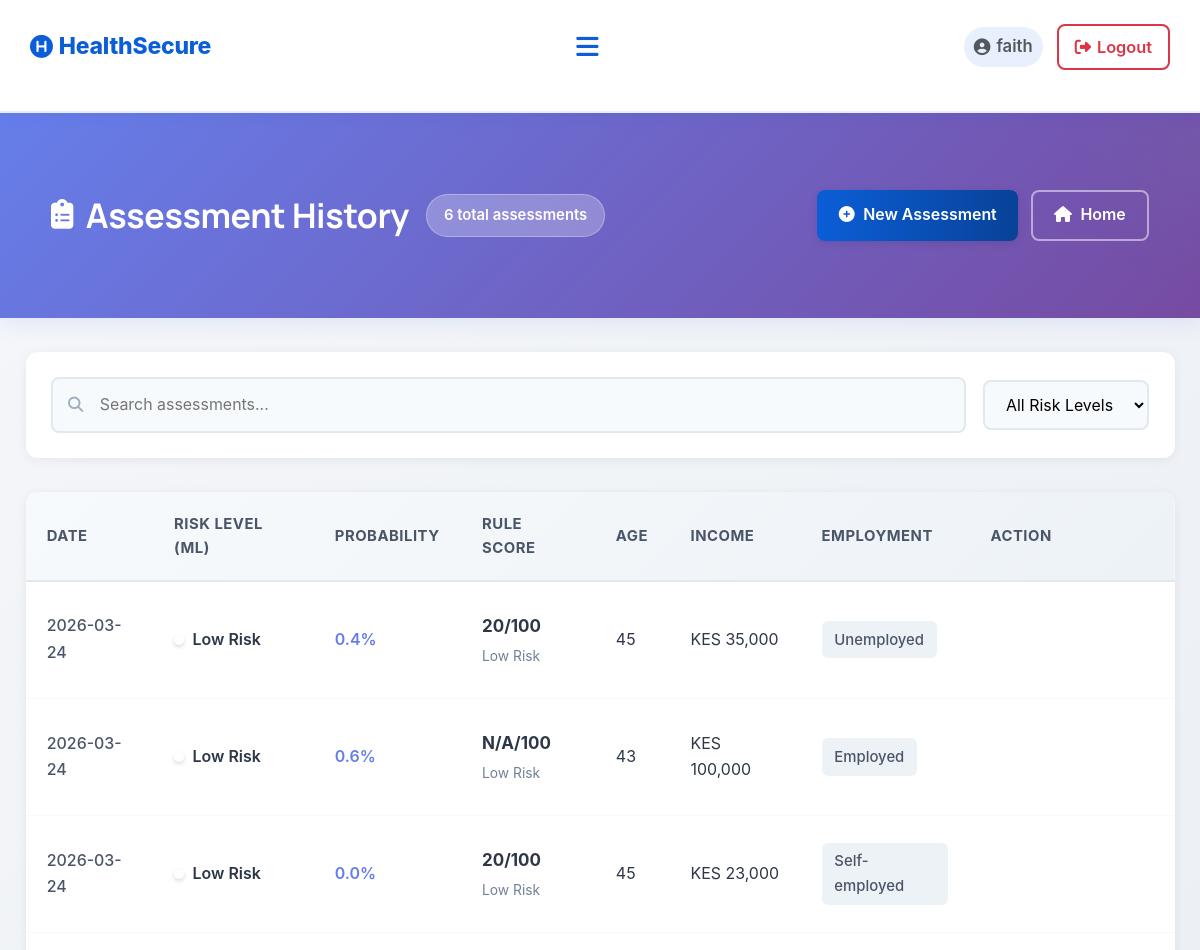
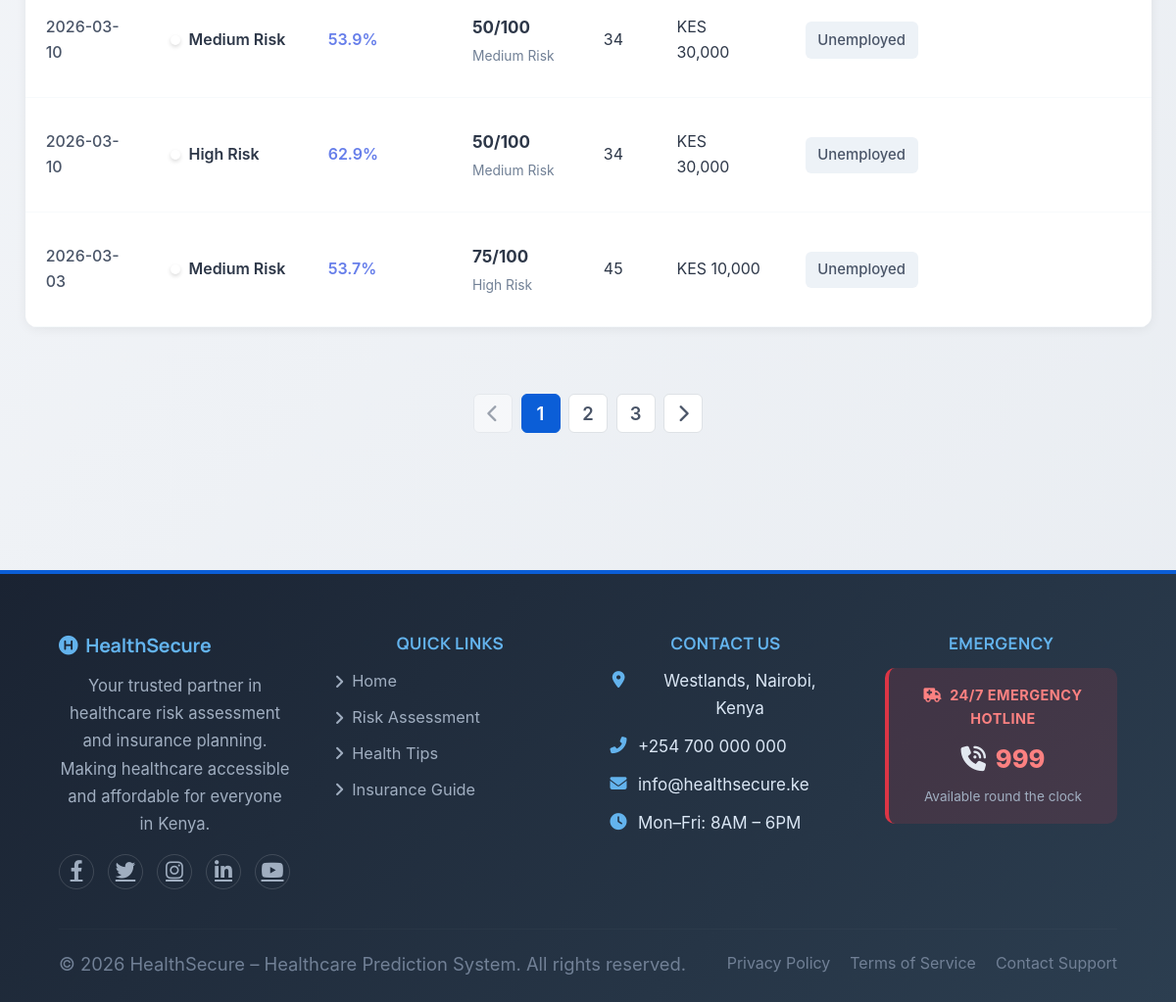
Screenshot of /history (signed in) with the database file from the repository (2 pictures, top to bottom).
### tables this page shows
CREATE TABLE assessments (
            id INTEGER PRIMARY KEY AUTOINCREMENT,
            user_id INTEGER NOT NULL,
            age INTEGER,
            gender TEXT,
            marital_status TEXT,
            employment_status TEXT,
            income REAL,
            children INTEGER,
            education_level TEXT,
            residence_type TEXT,
            chronic_illness TEXT,
            family_size INTEGER,
            healthcare_knowledge TEXT,
            hospital_visit_gap REAL,
            routine_checkups INTEGER,
            cancer_screening INTEGER,
            dental_checkup INTEGER,
            mental_health_support INTEGER,
            risk_level TEXT,
            probability REAL,
            created_at TIMESTAMP DEFAULT CURRENT_TIMESTAMP, rule_based_score INTEGER DEFAULT 0, rule_based_category TEXT DEFAULT "Unknown",
            FOREIGN KEY (user_id) REFERENCES users (id)
        );

### app.py (the view)
@app.route('/history')
def history():
    if not session.get('logged_in'):
        flash('Please log in to view your history.', 'warning')
        return redirect(url_for('login'))
    conn = get_db_connection()
    assessments = conn.execute(
        'SELECT * FROM assessments WHERE user_id = ? ORDER BY created_at DESC LIMIT 20',
        (session.get('user_id'),)
    ).fetchall()
    conn.close()
    return render_template('history.html',
                          assessments=assessments,
                          username=session.get('username'))

### app.py (called while the page is built)
@app.context_processor
def inject_assessment_results():
    return {
        'has_results': session.get('assessment_result') is not None,
        'assessment_result': session.get('assessment_result'),
        'assessment_user_data': session.get('user_data')
    }

def get_db_connection():
    conn = sqlite3.connect(DATABASE)
    conn.row_factory = sqlite3.Row
    return conn

### templates/history.html (shortened to what this page needs)
{% extends "base.html" %}
{% block extra_css %}
<link rel="stylesheet" href="{{ url_for('static', filename='css/history.css') }}">
{% endblock %}
{% block content %}
    <div class="history-page-header">
        <div class="history-page-container">
            <div class="header-content">
                <div class="header-left">
                    <h1 class="page-title">
                        <i class="fas fa-clipboard-list"></i>
                        Assessment History
                    </h1>
                    {% if assessments %}
                    <span class="total-badge">{{ assessments|length }} total assessment{{ 's' if assessments|length != 1 else '' }}</span>
                    {% endif %}
                </div>
                <div class="header-actions">
                    <a href="{{ url_for('assess') }}" class="btn-modern btn-primary">
                        <i class="fas fa-plus-circle"></i> New Assessment
                    </a>
                    <a href="{{ url_for('index') }}" class="btn-modern btn-outline">
                        <i class="fas fa-home"></i> Home
                    </a>
                </div>
            </div>
        </div>
    </div>
    <div class="history-page-container">
        {% if assessments %}
        <div class="filter-bar">
            <div class="search-box">
                <i class="fas fa-search"></i>
                <input type="text" id="searchInput" placeholder="Search assessments..." aria-label="Search assessments">
            </div>
            <div class="filter-controls">
                <select class="filter-select" id="riskFilter" aria-label="Filter by risk level">
                    <option value="">All Risk Levels</option>
                </select>
            </div>
        </div>
        <div class="table-container desktop-only">
            <table class="modern-table">
                <thead>
                    <tr>
                        <th>Date</th>
                        <th>Risk Level (ML)</th>
                        <th>Probability</th>
                        <th>Rule Score</th>
                        <th>Age</th>
                        <th>Income</th>
                        <th>Employment</th>
                        <th>Action</th>
                    </tr>
                </thead>
                <tbody>
                    {% for assessment in assessments %}
                    <tr class="table-row" data-risk="{{ assessment['risk_level'].lower().replace(' ', '-').replace('risk', '').strip() }}">
                        <td data-label="Date">
                            <span class="date-text">{{ assessment['created_at'][:10] }}</span>
                        </td>
                        <td data-label="Risk Level">
                            <div class="risk-indicator">
                                <span class="risk-dot risk-dot-{{ assessment['risk_level'].lower().replace(' ', '-').replace('risk', '').strip() }}"></span>
                                <span class="risk-label">{{ assessment['risk_level'] }}</span>
                            </div>
                        </td>
                        <td data-label="Probability">
                            <span class="probability-text">{{ "%.1f"|format(assessment['probability']) }}%</span>
                        </td>
                        <td data-label="Rule Score">
                            <div class="rule-score-cell">
                                <strong class="score-value">{{ assessment['rule_based_score'] or 'N/A' }}/100</strong>
                                <small class="score-category">{{ assessment['rule_based_category'] or 'N/A' }}</small>
                            </div>
                        </td>
                        <td data-label="Age">{{ assessment['age'] }}</td>
                        <td data-label="Income">KES {{ "{:,.0f}".format(assessment['income']) }}</td>
                        <td data-label="Employment">
                            <span class="employment-badge">{{ assessment['employment_status'] }}</span>
                        </td>
                        <td data-label="Action">
                            <a href="{{ url_for('view_assessment_result', assessment_id=assessment['id']) }}" class="btn-modern btn-outline">
                                <i class="fas fa-eye"></i> View Results
                            </a>
                        </td>
                    </tr>
                    {% endfor %}
                </tbody>
            </table>
        </div>
        <div class="pagination-container">
            <button class="pagination-btn" disabled>
                <i class="fas fa-chevron-left"></i>
            </button>
            <button class="pagination-btn active">1</button>
            <button class="pagination-btn">2</button>
            <button class="pagination-btn">3</button>
            <button class="pagination-btn">
                <i class="fas fa-chevron-right"></i>
            </button>
        </div>
        {% endif %}
    </div>
{% endblock %}

### static/css/base.css (style rules this page uses)
:root { --bg: #f6f9fc; --surface: #ffffff; --primary: #0b5ed7; --primary-dark: #084298; --primary-light: #e8f0fd; --accent: #28a745; --accent-light: #d4edda; --muted: #52585e; --text: #1a2332; --soft: #eef2f6; --glass: rgba(255,255,255,0.75); --card-shadow: 0 10px 30px rgba(2,12,27,0.08); --card-shadow-hover: 0 18px 36px rgba(2,12,27,0.13); --radius: 14px; --transition: all 0.25s ease; --font-display: "Manrope", "Segoe UI", sans-serif; --font-body: "Source Sans 3", "Segoe UI", sans-serif; --section-space: clamp(2.2rem, 4vw, 3.6rem); --fs-body: clamp(1rem, 0.96rem + 0.2vw, 1.08rem); --fs-small: clamp(0.95rem, 0.9rem + 0.15vw, 1rem); }
* { margin: 0; padding: 0; box-sizing: border-box; font-family: var(--font-body); }
html { font-size: 17px; overflow-x: hidden; width: 100%; }
body { background: linear-gradient(180deg, #d9e2ef 0%, #eff5fb 58%, #f8fbff 100%); color: var(--text); -webkit-font-smoothing: antialiased; -moz-osx-font-smoothing: grayscale; position: relative; min-height: 100vh; width: 100%; max-width: 100vw; overflow-x: hidden; font-size: var(--fs-body); line-height: 1.65; }
h1, h2, h3, h4, h5 { font-family: var(--font-display); letter-spacing: -0.01em; line-height: 1.3; }
p, li, label, input, select, textarea, .btn, .form-hint, .text-muted { font-size: var(--fs-body); }
body::before { content: ""; position: absolute; top: -7%; right: -7%; width: min(420px, 50vw); height: min(420px, 50vw); max-width: 100%; background: radial-gradient(circle at 30% 30%, rgba(4, 30, 68, 0.06), transparent 30%), radial-gradient(circle at 80% 70%, rgba(123,211,137,0.04), transparent 30%); pointer-events: none; z-index: 0; }
.btn-primary, .btn-success { background: linear-gradient(90deg, var(--primary), var(--primary-dark)) !important; border: none !important; color: #ffffff !important; box-shadow: 0 4px 16px rgba(11,94,215,0.20); font-weight: 600; }
.btn-outline { border: 2px solid #ffffff; color: #ffffff; background: rgba(255, 255, 255, 0.1); }
.page-title { text-align: center; margin: 2.5rem 0; color: #0d0d0e; font-size: 28px; }
h1, h2, h3, p { word-wrap: break-word; }

### static/css/style.css (style rules this page uses)
:root { --bg: #f6f9fc; --surface: #ffffff; --primary: #0b5ed7; --primary-dark: #084298; --primary-light: #e8f0fd; --accent: #28a745; --muted: #52585e; --text: #1a2332; --soft: #eef2f6; --glass: rgba(255,255,255,0.75); --card-shadow: 0 8px 30px rgba(2,12,27,0.08); --radius: 12px; --transition: all 0.25s ease; }
* { margin: 0; padding: 0; box-sizing: border-box; font-family: "Inter", "Segoe UI", system-ui, sans-serif; }
html, body { overflow-x: hidden; max-width: 100%; }
body { background: linear-gradient(180deg, #ced8e7 0%, #eef6fb 100%); color: var(--text); -webkit-font-smoothing: antialiased; -moz-osx-font-smoothing: grayscale; position: relative; min-height: 100vh; width: 100%; }
body::before { content: ""; position: fixed; top: -7%; right: -7%; width: 420px; height: 420px; background: radial-gradient(circle at 30% 30%, rgba(4, 30, 68, 0.06), transparent 30%), radial-gradient(circle at 80% 70%, rgba(123,211,137,0.04), transparent 30%); pointer-events: none; z-index: 0; }
.btn-primary, .btn-success { background: linear-gradient(90deg, var(--primary), var(--primary-dark)) !important; border: none !important; color: #ffffff !important; box-shadow: 0 4px 16px rgba(11,94,215,0.20); font-weight: 600; }
.page-title { text-align: center; margin: 2.5rem 0; color: #0d0d0e; font-size: 28px; }
.btn-primary { background: var(--secondary); color: white; }
.btn-outline { border: 2px solid #ffffff; color: #ffffff; background: rgba(255, 255, 255, 0.1); }

### rows the page displays
assessments: created_at "2026-03-24", risk_level "Low Risk", probability "0.4", rule_based_score "20", rule_based_category "Low Risk", age "45", income "35,000", employment_status "Unemployed"
assessments: created_at "2026-03-24", risk_level "Low Risk", probability "0.6", rule_based_score "N/A", rule_based_category "Low Risk", age "43", income "100,000", employment_status "Employed"
assessments: created_at "2026-03-24", risk_level "Low Risk", probability "0.0", rule_based_score "20", rule_based_category "Low Risk", age "45", income "23,000", employment_status "Self-employed"
assessments: created_at "2026-03-10", risk_level "Medium Risk", probability "53.9", rule_based_score "50", rule_based_category "Medium Risk", age "34", income "30,000", employment_status "Unemployed"
assessments: created_at "2026-03-10", risk_level "High Risk", probability "62.9", rule_based_score "50", rule_based_category "Medium Risk", age "34", income "30,000", employment_status "Unemployed"
assessments: created_at "2026-03-03", risk_level "Medium Risk", probability "53.7", rule_based_score "75", rule_based_category "High Risk", age "45", income "10,000", employment_status "Unemployed"

### other values shown
{{ session.username }} "faith"
{{ assessments|length }} "6"
{{ 's' if assessments|length != 1 else '' }} "s"
